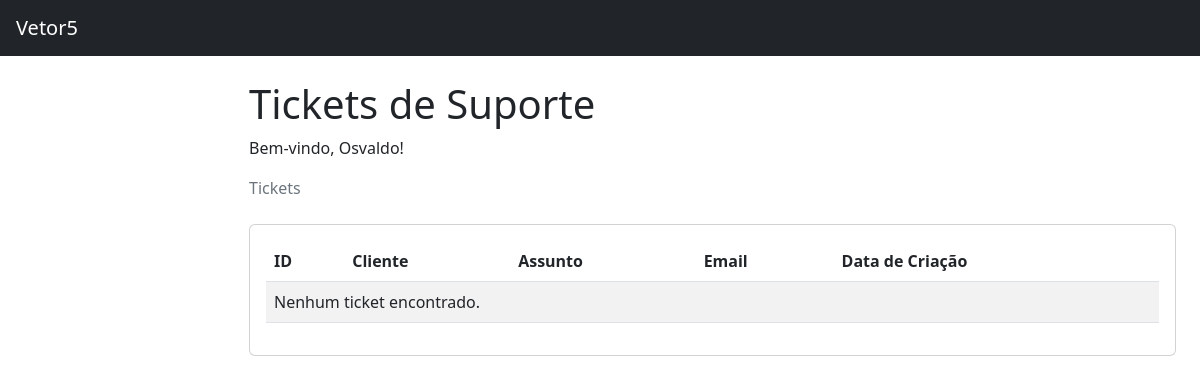
The page /vetor5/tickets_gerente/ (signed in) on the database as committed earlier.
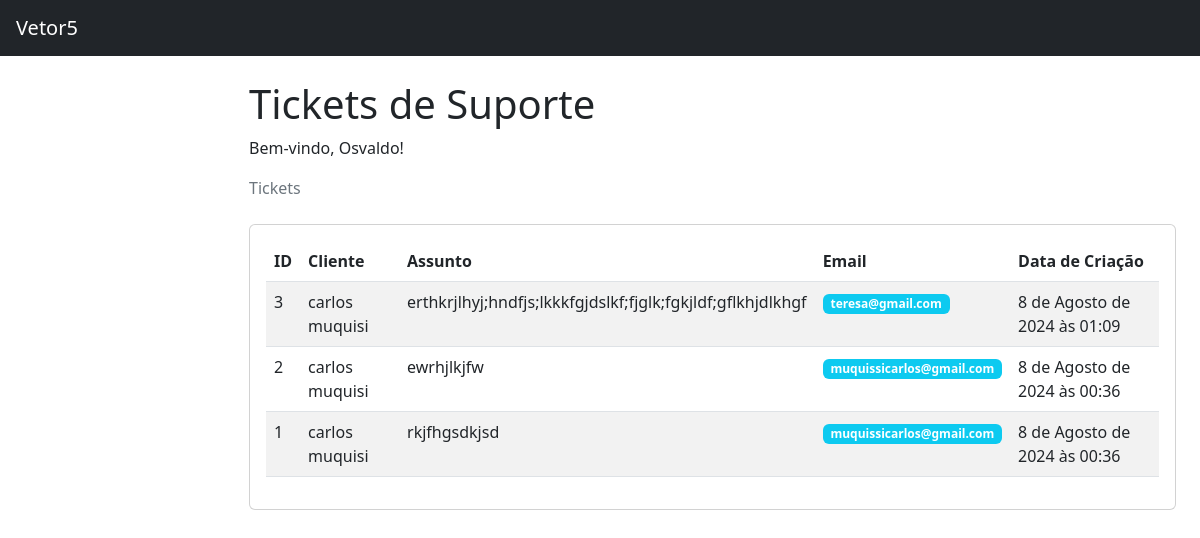
The same page on the database as committed later.
### usuarios/models.py (models this page shows, shortened)
class Ticket(models.Model):
    nome = models.CharField(max_length=100)
    email = models.EmailField()
    mensagem = models.TextField()
    data_criacao = models.DateTimeField(auto_now_add=True)

### usuarios/views.py (the view)
# urls.py: path('tickets_gerente/', views.tickets_gerente, name='tickets_gerente'),
def tickets_gerente(request):
    if 'gerente' not in request.session:
        return redirect('/vetor5/login_gerente/?status=2')  # Redireciona para a página de login se não estiver logado
    gerente_id = request.session['gerente']
    try:
        gerente = Gerente.objects.get(id=gerente_id)
    except Gerente.DoesNotExist:
        return redirect('/vetor5/login_gerente/?status=2')  # Redireciona se o gerente não existir
    tickets = Ticket.objects.all().order_by('-data_criacao')
    return render(request, 'suporte_gerente.html', {'tickets': tickets, 'gerente': gerente})

### usuarios/templates/suporte_gerente.html (shortened to what this page needs)
{% load static %}
<!DOCTYPE html>
<html lang="en">
<head>
    <link href="{% static 'css/styles.css' %}" rel="stylesheet" />
</head>
<body class="sb-nav-fixed">
    <nav class="sb-topnav navbar navbar-expand navbar-dark bg-dark">
        <a class="navbar-brand ps-3" href="{% url 'index' %}">Vetor5</a>
    </nav>
    <div id="layoutSidenav">
        <div id="layoutSidenav_content">
            <main>
                <div class="container-fluid px-4">
                    <h1 class="mt-4">Tickets de Suporte</h1>
                    <p>Bem-vindo, {{ gerente.nome }}!</p>
                    <ol class="breadcrumb mb-4">
                        <li class="breadcrumb-item active">Tickets</li>
                    </ol>
                    <div class="card mb-4">
                        <div class="card-body">
                            <table class="table table-striped">
                                <thead>
                                    <tr>
                                        <th>ID</th>
                                        <th>Cliente</th>
                                        <th>Assunto</th>
                                        <th>Email</th>
                                        <th>Data de Criação</th>
                                    </tr>
                                </thead>
                                <tbody>
                                    {% for ticket in tickets %}
                                        <tr>
                                            <td>{{ ticket.id }}</td>
                                            <td>{{ ticket.nome }}</td>
                                            <td>{{ ticket.mensagem }}</td>
                                            <td>
                                                <span class="badge bg-info">{{ ticket.email }}</span>
                                            </td>
                                            <td>{{ ticket.data_criacao }}</td>
                                        </tr>
                                    {% empty %}
                                        <tr>
                                            <td colspan="6">Nenhum ticket encontrado.</td>
                                        </tr>
                                    {% endfor %}
                                </tbody>
                            </table>
                        </div>
                    </div>
                </div>
            </main>
        </div>
    </div>
</body>
</html>

Rows that differ between the two databases and show on the page:
added Ticket: id "3", nome "carlos muquisi", mensagem "erthkrjlhyj;hndfjs;lkkkfgjdslkf;fjglk;fgkjldf;gflkhjdlkhgf", email "teresa@gmail.com", data_criacao "8 de Agosto de 2024 às 01:09"
added Ticket: id "2", nome "carlos muquisi", mensagem "ewrhjlkjfw", email "muquissicarlos@gmail.com", data_criacao "8 de Agosto de 2024 às 00:36"
added Ticket: id "1", nome "carlos muquisi", mensagem "rkjfhgsdkjsd", email "muquissicarlos@gmail.com", data_criacao "8 de Agosto de 2024 às 00:36"
Other text that changed with them:
text no longer shown: "Nenhum ticket encontrado."
